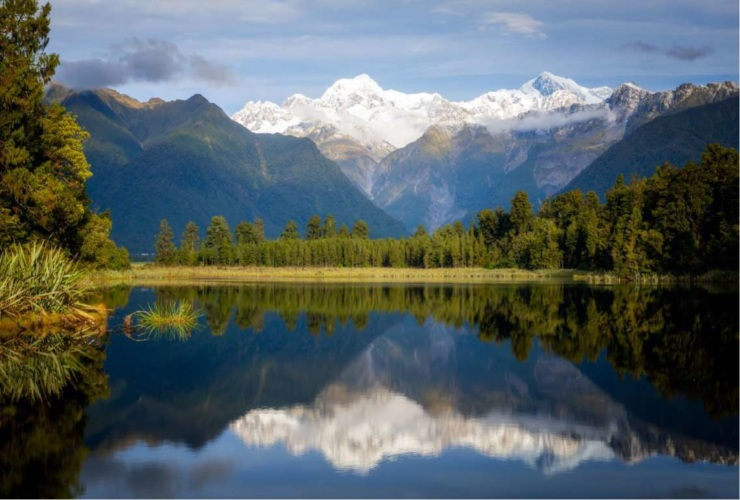
#> input picture Binarization/lake_nz.jpg, 740 x 500 px
$ python binarize.py
#> lines starting #> are read from the running program, lines starting #| are printed output that depends on the picture; after the words box and inside, x2 and y2 are one past the last pixel; in counts of white or black regions, pixels touching at a corner belong together
# Binarization/Thresholding of Image
# Pixel having value >= threshold, pixel value = 255 (white)
# else pixel value = 0 (black)
import cv2
import numpy as np

img = cv2.imread("lake_nz.jpg")
#> img is the input picture: shape (500, 740, 3); mean B, G, R 99.5, 97.7, 86.6
gray = cv2.cvtColor(img, cv2.COLOR_BGR2GRAY)
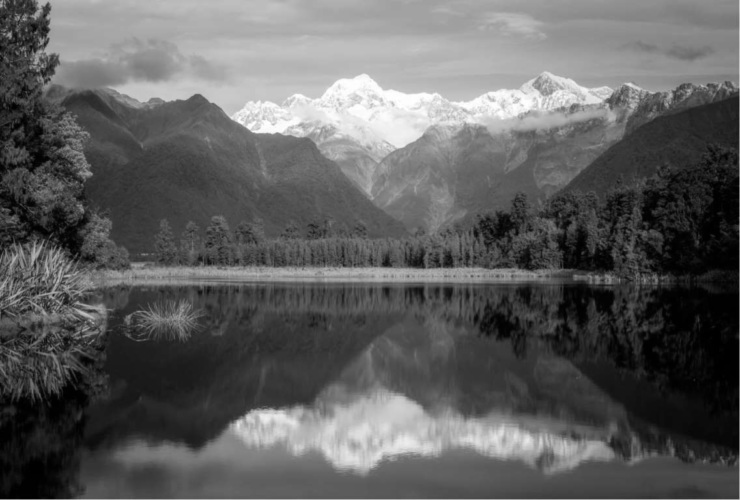
#> gray: shape (500, 740); min 0, max 255, mean 94.6
# print(np.shape(gray))      Output (500, 740)

cv2.imwrite('gray.jpg', gray)
cv2.waitKey(0)

T = 100      # Threshold
for i in range(0,500):
    for j in range(0, 740):
        if(gray[i][j] >= T):
            gray[i][j] = 255
        else:
            gray[i][j] = 0
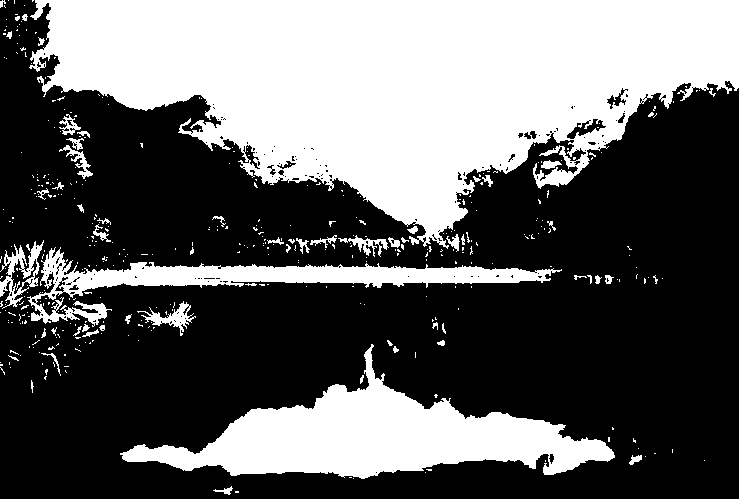
#> gray: shape (500, 740); 38.6% white; 422 white regions (366 under 20 px), largest, box (x1, y1, x2, y2) and area: (0, 0, 740, 500) 102495, (120, 344, 615, 479) 24804, (27, 247, 562, 327) 9795

cv2.imwrite('binary.jpg', gray)
cv2.waitKey(0)
cv2.destroyAllWindows()
